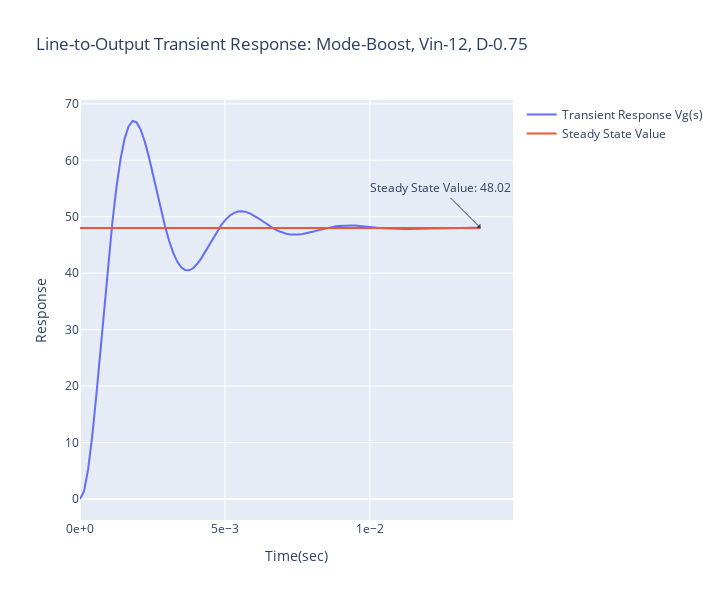
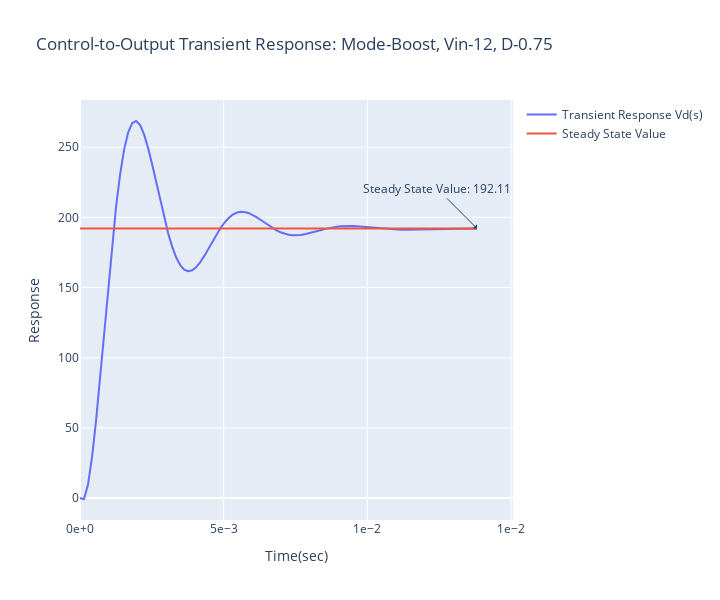

The cell these charts' notebook holds for them, in order:
### Code cell
fig1, fig2 = plot_response(0.75, 12, 200e-6, 100e-6, 10, 'Boost')
fig1.show()
fig2.show()
